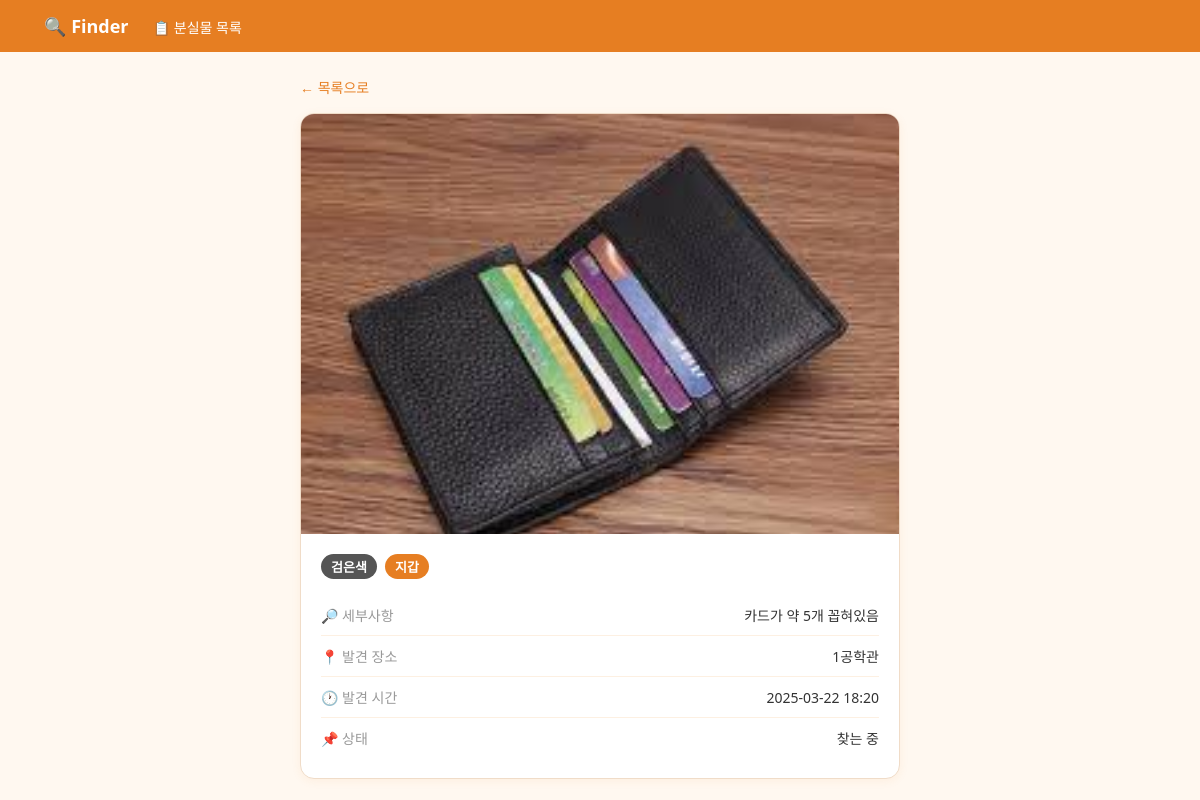
Page /items/1 on the committed database.
### app/models/lost_item.py (models this page shows)
class LostItem(Base):
    __tablename__ = "lost_items"
    id: Mapped[int] = mapped_column(Integer, primary_key=True, autoincrement=True)
    finder_id: Mapped[int] = mapped_column(
        Integer, ForeignKey("users.id"), nullable=False
    )
    category: Mapped[str] = mapped_column(String(20), nullable=False)
    location: Mapped[str] = mapped_column(String(200), nullable=False)
    found_at: Mapped[datetime] = mapped_column(DateTime, nullable=False)
    image_path: Mapped[str] = mapped_column(String(500), nullable=False)
    caption_color: Mapped[str | None] = mapped_column(String(100), nullable=True)
    caption_size: Mapped[str | None] = mapped_column(String(100), nullable=True)
    caption_details: Mapped[str | None] = mapped_column(Text, nullable=True)
    caption_text: Mapped[str | None] = mapped_column(Text, nullable=True)
    caption_embedding: Mapped[bytes | None] = mapped_column(
        LargeBinary, nullable=True
    )
    owner_name: Mapped[str | None] = mapped_column(String(100), nullable=True)
    status: Mapped[str] = mapped_column(String(20), nullable=False, default="active")
    created_at: Mapped[datetime] = mapped_column(
        DateTime, nullable=False, default=lambda: datetime.now(UTC)
    )

### app/routers/pages.py (the view)
@router.get("/items/{item_id}")
async def item_detail_page(request: Request, item_id: int, db: Session = Depends(get_db)):
    item = db.query(LostItem).filter(LostItem.id == item_id).first()
    if not item:
        from fastapi.responses import RedirectResponse
        return RedirectResponse(url="/items")
    return templates.TemplateResponse("item_detail.html", {"request": request, "item": item})

### templates/item_detail.html (shortened to what this page needs)
{% extends "base.html" %}
{% block content %}
<div class="detail-container">
    <a href="/items" class="back-link">← 목록으로</a>
    <div class="detail-card">
        <img src="{{ item.image_path }}" alt="{{ item.caption_text }}" class="detail-img">
        <div class="detail-info">
            <span class="gallery-tag color-tag">{{ item.caption_color }}</span>
            <span class="gallery-tag">{{ item.category }}</span>
            {% if item.caption_details %}
            <div class="detail-row">
                <span class="detail-label">🔎 세부사항</span>
                <span>{{ item.caption_details }}</span>
            </div>
            {% endif %}
            <div class="detail-row">
                <span class="detail-label">📍 발견 장소</span>
                <span>{{ item.location }}</span>
            </div>
            <div class="detail-row">
                <span class="detail-label">🕐 발견 시간</span>
                <span>{{ item.found_at.strftime('%Y-%m-%d %H:%M') }}</span>
            </div>
            <div class="detail-row">
                <span class="detail-label">📌 상태</span>
                <span>{{ '찾기완료' if item.status == 'completed' else '찾는 중' }}</span>
            </div>
        </div>
    </div>
</div>
{% endblock %}

### static/css/style.css (style rules this page uses)
* { margin: 0; padding: 0; box-sizing: border-box; }
body { font-family: 'Segoe UI', sans-serif; background: #fff8f0; color: #333; }
.gallery-tag { display: inline-block; background: #e67e22; color: #fff; padding: 3px 10px; border-radius: 16px; font-size: 12px; font-weight: bold; margin-bottom: 8px; margin-right: 4px; }
.gallery-tag.color-tag { background: #555; }
.detail-container { max-width: 600px; margin: 0 auto; }
.back-link { display: inline-block; margin-bottom: 16px; color: #e67e22; text-decoration: none; font-size: 14px; }
.detail-card { background: #fff; border-radius: 14px; overflow: hidden; border: 1px solid #f0dcc8; box-shadow: 0 2px 10px rgba(230,126,34,0.08); }
.detail-img { width: 100%; max-height: 420px; object-fit: cover; display: block; }
.detail-info { padding: 20px; }
.detail-info .gallery-tag { margin-bottom: 16px; font-size: 13px; }
.detail-row { display: flex; justify-content: space-between; align-items: center; padding: 10px 0; border-bottom: 1px solid #fdf0e2; font-size: 14px; }
.detail-row:last-child { border-bottom: none; }
.detail-label { color: #999; }

### rows in the picture
LostItem: image_path (picture), caption_color "검은색", category "지갑", caption_details "카드가 약 5개 꼽혀있음", location "1공학관", found_at "2025-03-22 18:20", status "찾는 중"
